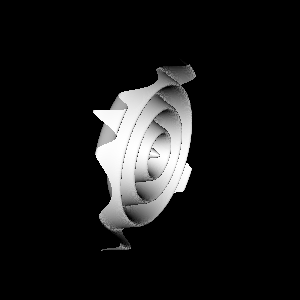

The Python source for this figure:
#!/usr/bin/env python
# Demonstrate vtkmPointTransform applying rotation to a warped plane source.

import math

import vtkmodules.vtkInteractionStyle  # noqa: F401
import vtkmodules.vtkRenderingOpenGL2  # noqa: F401

from vtkmodules.vtkAcceleratorsVTKmFilters import vtkmPointTransform
from vtkmodules.vtkCommonCore import vtkPoints
from vtkmodules.vtkCommonDataModel import vtkPolyData
from vtkmodules.vtkCommonTransforms import vtkTransform
from vtkmodules.vtkFiltersCore import vtkTriangleFilter
from vtkmodules.vtkFiltersSources import vtkPlaneSource
from vtkmodules.vtkRenderingCore import (
    vtkActor,
    vtkPolyDataMapper,
    vtkRenderWindow,
    vtkRenderWindowInteractor,
    vtkRenderer,
)

# Plane source.
plane = vtkPlaneSource()
res = 300
plane.SetXResolution(res)
plane.SetYResolution(res)
plane.SetOrigin(-10.0, -10.0, 0.0)
plane.SetPoint1(10.0, -10.0, 0.0)
plane.SetPoint2(-10.0, 10.0, 0.0)

# Triangulate.
tf = vtkTriangleFilter()
tf.SetInputConnection(plane.GetOutputPort())
tf.Update()

# Warp points into a cosine surface.
pd = vtkPolyData()
pd.CopyStructure(tf.GetOutput())
num_pts = pd.GetNumberOfPoints()
old_pts = tf.GetOutput().GetPoints()
new_pts = vtkPoints()
new_pts.SetNumberOfPoints(num_pts)
for i in range(num_pts):
    pt = old_pts.GetPoint(i)
    r = math.sqrt(pt[0] ** 2 + pt[1] ** 2)
    z = 1.5 * math.cos(2 * r)
    new_pts.SetPoint(i, pt[0], pt[1], z)
pd.SetPoints(new_pts)

# Point transform via VTK-m.
pf = vtkmPointTransform()
pf.SetInputData(pd)
transform_matrix = vtkTransform()
transform_matrix.RotateX(30)
transform_matrix.RotateY(60)
transform_matrix.RotateZ(90)
pf.SetTransform(transform_matrix)

# Mapper and actor.
mapper = vtkPolyDataMapper()
mapper.SetInputConnection(pf.GetOutputPort())

actor = vtkActor()
actor.SetMapper(mapper)

# Renderer
renderer = vtkRenderer()
renderer.AddActor(actor)
renderer.SetBackground(0.0, 0.0, 0.0)

# Window
render_window = vtkRenderWindow()
render_window.AddRenderer(renderer)
render_window.SetWindowName("vtkm point transform")

# Interactor
interactor = vtkRenderWindowInteractor()
interactor.SetRenderWindow(render_window)

interactor.Initialize()
interactor.Start()
